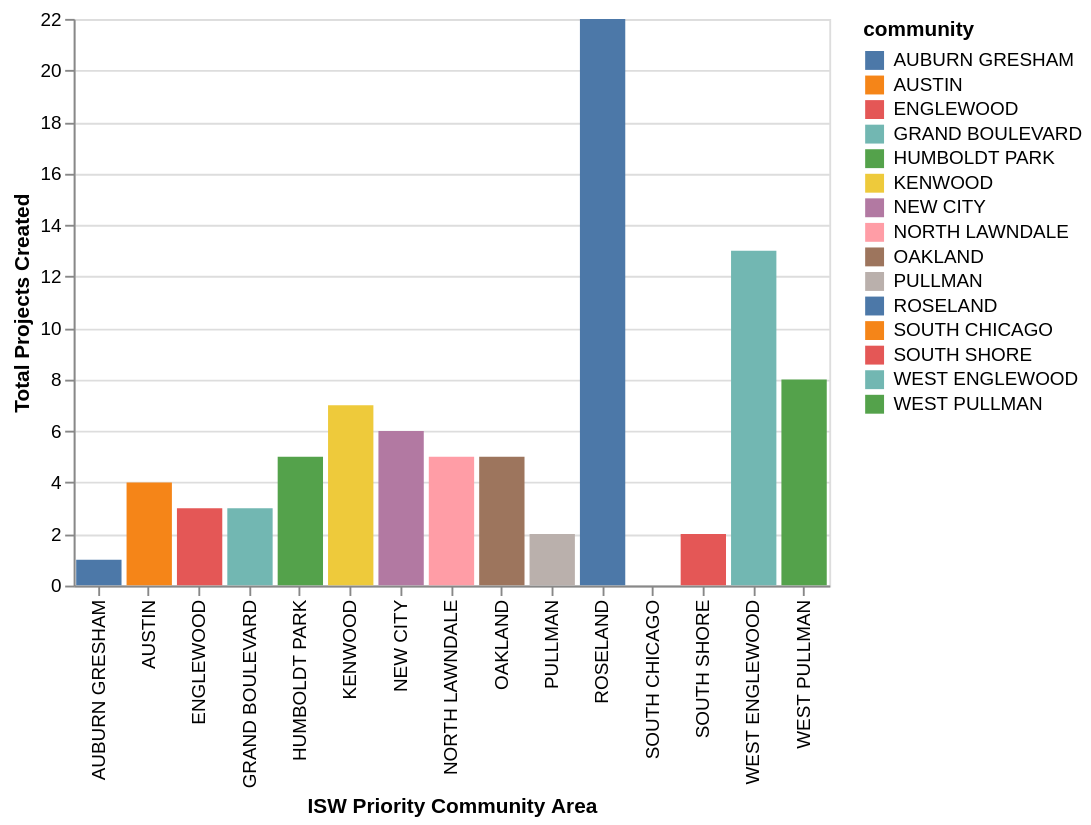

Express this chart as Vega-Lite.
### Vega-Lite specification from a JSON file in a GitHub repository (floating-point values rounded to 4 significant figures; data arrays with more than 128 entries replaced by an {"elided": "..."} marker saying what was removed)
{"config": {"view": {"continuousWidth": 400, "continuousHeight": 300}}, "data": {"name": "data-c431497a4fd46d285310d1cb834b23c2"}, "mark": "bar", "encoding": {"color": {"field": "community", "type": "nominal"}, "tooltip": [{"field": "Future_Projects_Created", "title": "Projects Created", "type": "quantitative"}, {"field": "Total_Future_Cost", "title": "Total Future Project Cost", "type": "quantitative"}], "x": {"field": "community", "title": "ISW Priority Community Area", "type": "nominal"}, "y": {"field": "Future_Projects_Created", "title": "Total Projects Created", "type": "quantitative"}}, "selection": {"selector047": {"type": "interval", "bind": "scales", "encodings": ["x", "y"]}}, "width": 400, "$schema": "https://vega.github.io/schema/vega-lite/v4.17.0.json", "datasets": {"data-c431497a4fd46d285310d1cb834b23c2": [{"commarea": 23.0, "TotPop": 61916, "pct_male": 0.4752, "pct_female": 0.5248, "pct_pop20_44": 0.3803, "pct_white": 0.1836, "pct_black": 0.3071, "pct_latino": 0.4788, "pct_asian": 0.01247, "pct_indigameri": 0.0002746, "pct_HA_PI": 0.0, "pct_other_race": 0.03229, "Pct_Unemployed": 0.1013, "community": "HUMBOLDT PARK", "approved_amount": 47300000.0, "appr_amt_perproj": 2628000.0, "med_pub_sub": 0.2609, "total_project_cost": 185300000.0, "project_count": 18.0, "invest": true, "Future_TIF_Funding": 14670000.0, "Future_Projects_Created": 5.0, "Total_Future_Cost": 51470000.0, "type": "Feature", "geometry": {"type": "MultiPolygon", "coordinates": {"elided": "1x1x504x2 float values"}}}, {"commarea": 25.0, "TotPop": 97313, "pct_male": 0.4613, "pct_female": 0.5387, "pct_pop20_44": 0.3433, "pct_white": 0.05333, "pct_black": 0.7483, "pct_latino": 0.1763, "pct_asian": 0.005087, "pct_indigameri": 0.0, "pct_HA_PI": 0.0001747, "pct_other_race": 0.03005, "Pct_Unemployed": 0.1351, "community": "AUSTIN", "approved_amount": 45980000.0, "appr_amt_perproj": 3284000.0, "med_pub_sub": 0.5, "total_project_cost": 167500000.0, "project_count": 14.0, "invest": true, "Future_TIF_Funding": 14670000.0, "Future_Projects_Created": 4.0, "Total_Future_Cost": 47850000.0, "type": "Feature", "geometry": {"type": "MultiPolygon", "coordinates": {"elided": "1x1x981x2 float values"}}}, {"commarea": 29.0, "TotPop": 42495, "pct_male": 0.4634, "pct_female": 0.5366, "pct_pop20_44": 0.3507, "pct_white": 0.2354, "pct_black": 0.5917, "pct_latino": 0.1273, "pct_asian": 0.02581, "pct_indigameri": 0.0, "pct_HA_PI": 0.0, "pct_other_race": 0.03367, "Pct_Unemployed": 0.1376, "community": "NORTH LAWNDALE", "approved_amount": 47700000.0, "appr_amt_perproj": 2511000.0, "med_pub_sub": 0.4952, "total_project_cost": 204900000.0, "project_count": 19.0, "invest": true, "Future_TIF_Funding": 14670000.0, "Future_Projects_Created": 5.0, "Total_Future_Cost": 53930000.0, "type": "Feature", "geometry": {"type": "MultiPolygon", "coordinates": {"elided": "1x1x522x2 float values"}}}, {"commarea": 36.0, "TotPop": 7413, "pct_male": 0.4059, "pct_female": 0.5941, "pct_pop20_44": 0.3208, "pct_white": 0.03858, "pct_black": 0.8876, "pct_latino": 0.04897, "pct_asian": 0.009308, "pct_indigameri": 0.0005396, "pct_HA_PI": 0.0, "pct_other_race": 0.02631, "Pct_Unemployed": 0.2378, "community": "OAKLAND", "approved_amount": 19830000.0, "appr_amt_perproj": 2479000.0, "med_pub_sub": 0.08319, "total_project_cost": 269100000.0, "project_count": 8.0, "invest": true, "Future_TIF_Funding": 14670000.0, "Future_Projects_Created": 5.0, "Total_Future_Cost": 168200000.0, "type": "Feature", "geometry": {"type": "MultiPolygon", "coordinates": {"elided": "1x1x314x2 float values"}}}, {"commarea": 38.0, "TotPop": 17867, "pct_male": 0.4286, "pct_female": 0.5714, "pct_pop20_44": 0.3335, "pct_white": 0.02922, "pct_black": 0.8927, "pct_latino": 0.03694, "pct_asian": 0.008675, "pct_indigameri": 0.001175, "pct_HA_PI": 0.0, "pct_other_race": 0.06005, "Pct_Unemployed": 0.1374, "community": "GRAND BOULEVARD", "approved_amount": 101500000.0, "appr_amt_perproj": 3759000.0, "med_pub_sub": 0.1946, "total_project_cost": 517900000.0, "project_count": 27.0, "invest": true, "Future_TIF_Funding": 14670000.0, "Future_Projects_Created": 3.0, "Total_Future_Cost": 57540000.0, "type": "Feature", "geometry": {"type": "MultiPolygon", "coordinates": {"elided": "1x1x328x2 float values"}}}, {"commarea": 39.0, "TotPop": 18492, "pct_male": 0.4609, "pct_female": 0.5391, "pct_pop20_44": 0.3557, "pct_white": 0.2096, "pct_black": 0.6611, "pct_latino": 0.02958, "pct_asian": 0.05705, "pct_indigameri": 0.001352, "pct_HA_PI": 0.0, "pct_other_race": 0.07987, "Pct_Unemployed": 0.1026, "community": "KENWOOD", "approved_amount": 9388000.0, "appr_amt_perproj": 1878000.0, "med_pub_sub": 0.5, "total_project_cost": 64770000.0, "project_count": 5.0, "invest": true, "Future_TIF_Funding": 14670000.0, "Future_Projects_Created": 7.0, "Total_Future_Cost": 90680000.0, "type": "Feature", "geometry": {"type": "MultiPolygon", "coordinates": {"elided": "1x1x693x2 float values"}}}, {"commarea": 43.0, "TotPop": 52565, "pct_male": 0.4596, "pct_female": 0.5404, "pct_pop20_44": 0.373, "pct_white": 0.02574, "pct_black": 0.9303, "pct_latino": 0.02661, "pct_asian": 0.004623, "pct_indigameri": 0.0, "pct_HA_PI": 0.0004946, "pct_other_race": 0.02443, "Pct_Unemployed": 0.1582, "community": "SOUTH SHORE", "approved_amount": 10220000.0, "appr_amt_perproj": 5112000.0, "med_pub_sub": 0.2806, "total_project_cost": 26370000.0, "project_count": 2.0, "invest": true, "Future_TIF_Funding": 14670000.0, "Future_Projects_Created": 2.0, "Total_Future_Cost": 26370000.0, "type": "Feature", "geometry": {"type": "MultiPolygon", "coordinates": {"elided": "1x1x1307x2 float values"}}}, {"commarea": 46.0, "TotPop": 25800, "pct_male": 0.4602, "pct_female": 0.5398, "pct_pop20_44": 0.3265, "pct_white": 0.04655, "pct_black": 0.7438, "pct_latino": 0.1947, "pct_asian": 0.004496, "pct_indigameri": 0.0009302, "pct_HA_PI": 0.0, "pct_other_race": 0.01721, "Pct_Unemployed": 0.1503, "community": "SOUTH CHICAGO", "approved_amount": 120100000.0, "appr_amt_perproj": 30020000.0, "med_pub_sub": 0.6249, "total_project_cost": 486300000.0, "project_count": 4.0, "invest": true, "Future_TIF_Funding": 14670000.0, "Future_Projects_Created": 0.0, "Total_Future_Cost": 0.0, "type": "Feature", "geometry": {"type": "MultiPolygon", "coordinates": {"elided": "1x1x1094x2 float values"}}}, {"commarea": 49.0, "TotPop": 35926, "pct_male": 0.47, "pct_female": 0.53, "pct_pop20_44": 0.3131, "pct_white": 0.01614, "pct_black": 0.9496, "pct_latino": 0.0162, "pct_asian": 0.002004, "pct_indigameri": 0.001336, "pct_HA_PI": 0.0, "pct_other_race": 0.02625, "Pct_Unemployed": 0.1855, "community": "ROSELAND", "approved_amount": 650000.0, "appr_amt_perproj": 650000.0, "med_pub_sub": 1.0, "total_project_cost": 650000.0, "project_count": 1.0, "invest": true, "Future_TIF_Funding": 14670000.0, "Future_Projects_Created": 22.0, "Total_Future_Cost": 14300000.0, "type": "Feature", "geometry": {"type": "MultiPolygon", "coordinates": {"elided": "1x1x639x2 float values"}}}, {"commarea": 50.0, "TotPop": 7147, "pct_male": 0.395, "pct_female": 0.605, "pct_pop20_44": 0.3368, "pct_white": 0.1131, "pct_black": 0.7754, "pct_latino": 0.08227, "pct_asian": 0.0009794, "pct_indigameri": 0.0, "pct_HA_PI": 0.0, "pct_other_race": 0.04953, "Pct_Unemployed": 0.1583, "community": "PULLMAN", "approved_amount": 32140000.0, "appr_amt_perproj": 6428000.0, "med_pub_sub": 0.1765, "total_project_cost": 139300000.0, "project_count": 5.0, "invest": true, "Future_TIF_Funding": 14670000.0, "Future_Projects_Created": 2.0, "Total_Future_Cost": 55730000.0, "type": "Feature", "geometry": {"type": "MultiPolygon", "coordinates": {"elided": "1x1x378x2 float values"}}}, {"commarea": 53.0, "TotPop": 30161, "pct_male": 0.4685, "pct_female": 0.5315, "pct_pop20_44": 0.3365, "pct_white": 0.006366, "pct_black": 0.9035, "pct_latino": 0.06071, "pct_asian": 0.0, "pct_indigameri": 0.0, "pct_HA_PI": 0.0, "pct_other_race": 0.04808, "Pct_Unemployed": 0.199, "community": "WEST PULLMAN", "approved_amount": 9041000.0, "appr_amt_perproj": 1808000.0, "med_pub_sub": 0.177, "total_project_cost": 66610000.0, "project_count": 5.0, "invest": true, "Future_TIF_Funding": 14670000.0, "Future_Projects_Created": 8.0, "Total_Future_Cost": 106600000.0, "type": "Feature", "geometry": {"type": "MultiPolygon", "coordinates": {"elided": "1x1x1008x2 float values"}}}, {"commarea": 61.0, "TotPop": 39274, "pct_male": 0.517, "pct_female": 0.483, "pct_pop20_44": 0.3558, "pct_white": 0.1848, "pct_black": 0.2046, "pct_latino": 0.5742, "pct_asian": 0.02236, "pct_indigameri": 2.546e-05, "pct_HA_PI": 0.0, "pct_other_race": 0.02584, "Pct_Unemployed": 0.1366, "community": "NEW CITY", "approved_amount": 38320000.0, "appr_amt_perproj": 2129000.0, "med_pub_sub": 0.1839, "total_project_cost": 236500000.0, "project_count": 18.0, "invest": true, "Future_TIF_Funding": 14670000.0, "Future_Projects_Created": 6.0, "Total_Future_Cost": 78840000.0, "type": "Feature", "geometry": {"type": "MultiPolygon", "coordinates": {"elided": "1x1x616x2 float values"}}}, {"commarea": 67.0, "TotPop": 26282, "pct_male": 0.48, "pct_female": 0.52, "pct_pop20_44": 0.298, "pct_white": 0.01259, "pct_black": 0.8421, "pct_latino": 0.1236, "pct_asian": 0.001674, "pct_indigameri": 0.0003805, "pct_HA_PI": 0.0, "pct_other_race": 0.03074, "Pct_Unemployed": 0.2243, "community": "WEST ENGLEWOOD", "approved_amount": 8557000.0, "appr_amt_perproj": 1070000.0, "med_pub_sub": 0.7143, "total_project_cost": 27560000.0, "project_count": 8.0, "invest": true, "Future_TIF_Funding": 14670000.0, "Future_Projects_Created": 13.0, "Total_Future_Cost": 44780000.0, "type": "Feature", "geometry": {"type": "MultiPolygon", "coordinates": {"elided": "1x1x393x2 float values"}}}, {"commarea": 68.0, "TotPop": 21054, "pct_male": 0.471, "pct_female": 0.529, "pct_pop20_44": 0.297, "pct_white": 0.01373, "pct_black": 0.9139, "pct_latino": 0.0436, "pct_asian": 0.00684, "pct_indigameri": 0.002992, "pct_HA_PI": 0.0, "pct_other_race": 0.0379, "Pct_Unemployed": 0.2492, "community": "ENGLEWOOD", "approved_amount": 30560000.0, "appr_amt_perproj": 3820000.0, "med_pub_sub": 0.7019, "total_project_cost": 76000000.0, "project_count": 8.0, "invest": true, "Future_TIF_Funding": 14670000.0, "Future_Projects_Created": 3.0, "Total_Future_Cost": 28500000.0, "type": "Feature", "geometry": {"type": "MultiPolygon", "coordinates": {"elided": "1x1x539x2 float values"}}}, {"commarea": 71.0, "TotPop": 48039, "pct_male": 0.4587, "pct_female": 0.5413, "pct_pop20_44": 0.3186, "pct_white": 0.008451, "pct_black": 0.9422, "pct_latino": 0.03566, "pct_asian": 0.002415, "pct_indigameri": 0.0007078, "pct_HA_PI": 0.0, "pct_other_race": 0.0183, "Pct_Unemployed": 0.1935, "community": "AUBURN GRESHAM", "approved_amount": 36180000.0, "appr_amt_perproj": 9045000.0, "med_pub_sub": 0.2562, "total_project_cost": 129200000.0, "project_count": 4.0, "invest": true, "Future_TIF_Funding": 14670000.0, "Future_Projects_Created": 1.0, "Total_Future_Cost": 32300000.0, "type": "Feature", "geometry": {"type": "MultiPolygon", "coordinates": {"elided": "1x1x563x2 float values"}}}]}}
